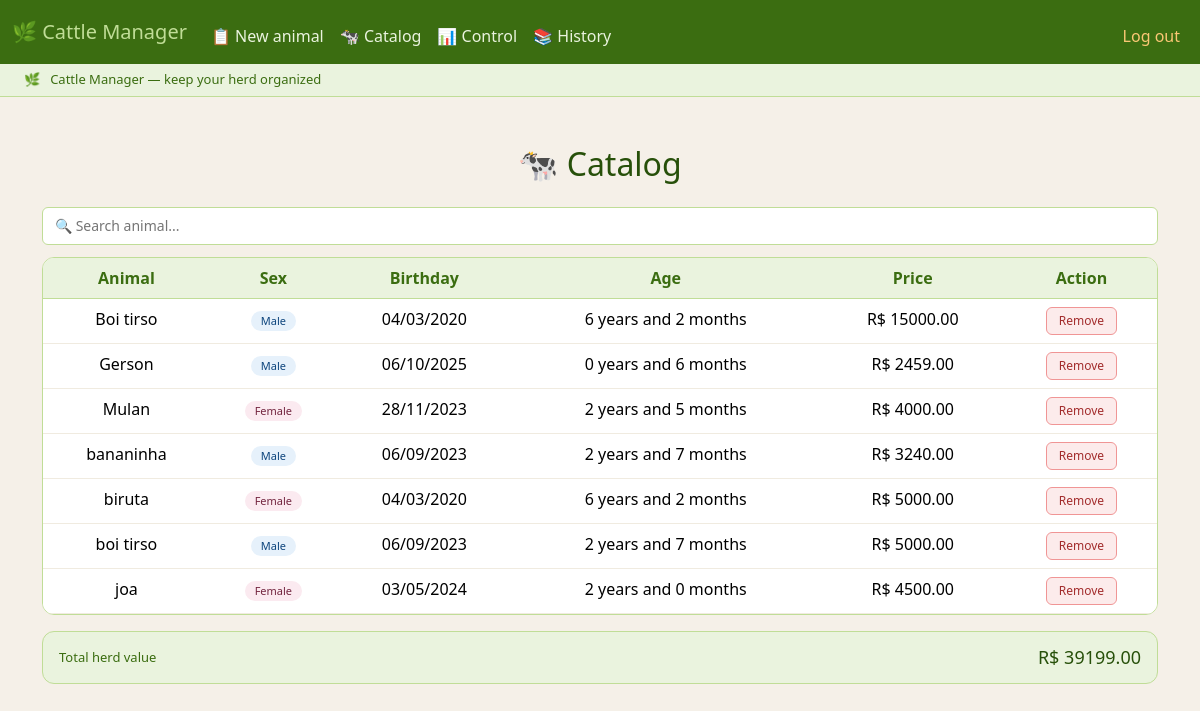
The app's page /catalog (signed in) with its own data.
### tables this page shows
CREATE TABLE animais (
        id              INTEGER PRIMARY KEY AUTOINCREMENT,
        user_id         INTEGER NOT NULL,
        identificacao   TEXT    NOT NULL,
        data_nascimento DATE    NOT NULL,
        valor           REAL    NOT NULL,
        raca            TEXT,
        criado_em       DATETIME DEFAULT CURRENT_TIMESTAMP, sexo TEXT, removal_reason TEXT,
        FOREIGN KEY (user_id) REFERENCES users(id),
        UNIQUE (user_id, identificacao)
    );

### app.py (the view)
@app.route("/catalog")
@login_required
def catalog():
    catalogs = db.execute(
        "SELECT id, identificacao, data_nascimento, valor, sexo FROM animais WHERE user_id = :user_id",
        user_id=session["user_id"]
    )
    hoje = date.today()
    for catalog in catalogs:
        nascimento = datetime.strptime(catalog["data_nascimento"], "%d/%m/%Y").date()
        anos = hoje.year - nascimento.year
        meses = hoje.month - nascimento.month
        if hoje.day < nascimento.day:
            meses -= 1
        if meses < 0:
            anos -= 1
            meses += 12
        catalog["idade"] = f"{anos} years and {meses} months"
    total = sum(catalog["valor"] for catalog in catalogs)
    return render_template("catalog.html", catalogs=catalogs, total=total)

### app.py (called while the page is built)
@app.after_request
def after_request(response):
    response.headers["Cache-Control"] = "no-cache, no-store, must-revalidate"
    response.headers["Expires"] = 0
    response.headers["Pragma"] = "no-cache"
    return response

### helpers.py (called while the page is built)
def login_required(f):
    @wraps(f)
    def decorated_function(*args, **kwargs):
        if session.get("user_id") is None:
            return redirect("/login")
        return f(*args, **kwargs)
    return decorated_function

### templates/catalog.html (shortened to what this page needs)
{% extends "layout.html" %}
{% block main %}
    <h2 style="color: #27500A; display: flex; align-items: center; justify-content: center; gap: 8px; margin-bottom: 1.5rem;">
        &#128004; Catalog
    </h2>
    <div style="margin-bottom: 12px;">
        <input type="text" id="search" placeholder="&#128269; Search animal..."
            style="width: 100%; height: 38px; padding: 6px 12px; border: 1px solid #C0DD97; border-radius: 6px; font-size: 14px; outline: none;">
    </div>
    <div style="background: #fff; border: 0.5px solid #C0DD97; border-radius: 12px; overflow: hidden; margin-bottom: 1rem;">
        <table class="table mb-0">
            <thead>
                <tr>
                    <th style="background: #EAF3DE; color: #3B6D11; border-color: #C0DD97;">Animal</th>
                    <th style="background: #EAF3DE; color: #3B6D11; border-color: #C0DD97;">Sex</th>
                    <th style="background: #EAF3DE; color: #3B6D11; border-color: #C0DD97;">Birthday</th>
                    <th style="background: #EAF3DE; color: #3B6D11; border-color: #C0DD97;">Age</th>
                    <th style="background: #EAF3DE; color: #3B6D11; border-color: #C0DD97;">Price</th>
                    <th style="background: #EAF3DE; color: #3B6D11; border-color: #C0DD97;">Action</th>
                </tr>
            </thead>
            <tbody id="tableBody">
                {% for catalog in catalogs %}
                <tr>
                    <td style="border-color: #f0ebe0;">{{ catalog.identificacao }}</td>
                    <td style="border-color: #f0ebe0;">
                        {% if catalog.sexo == "Female" %}
                            <span style="background: #FBEAF0; color: #72243E; font-size: 11px; padding: 2px 10px; border-radius: 20px; display: inline-block;">
                                Female
                            </span>
                        {% else %}
                            <span style="background: #E6F1FB; color: #0C447C; font-size: 11px; padding: 2px 10px; border-radius: 20px; display: inline-block;">
                                Male
                            </span>
                        {% endif %}
                    </td>
                    <td style="border-color: #f0ebe0;">{{ catalog.data_nascimento }}</td>
                    <td style="border-color: #f0ebe0;">{{ catalog.idade }}</td>
                    <td style="border-color: #f0ebe0;">R$ {{ "%.2f"|format(catalog.valor) }}</td>
                    <td style="border-color: #f0ebe0;">
                        <a href="{{ url_for('history') }}"
                           style="background: #FCEBEB; color: #A32D2D; border: 0.5px solid #F09595; border-radius: 6px; padding: 4px 12px; font-size: 12px; text-decoration: none; display: inline-block;">
                            Remove
                        </a>
                    </td>
                </tr>
                {% else %}
                <tr>
                    <td colspan="6" style="text-align: center; color: #888780; padding: 1.5rem;">
                        No animals in the catalog yet.
                    </td>
                </tr>
                {% endfor %}
            </tbody>
        </table>
    </div>
    <div style="display: flex; justify-content: space-between; align-items: center; background: #EAF3DE; border: 0.5px solid #C0DD97; border-radius: 12px; padding: 12px 16px;">
        <span style="font-size: 13px; color: #3B6D11;">Total herd value</span>
        <span style="font-size: 18px; font-weight: 500; color: #27500A;">R$ {{ "%.2f"|format(total) }}</span>
    </div>
{% endblock %}

### templates/layout.html (shortened to what this page needs)
<!DOCTYPE html>
<html lang="en">
<head>
    <link href="https://cdn.jsdelivr.net/npm/bootstrap@5.3.8/dist/css/bootstrap.min.css" rel="stylesheet">
    <link href="/static/styles.css" rel="stylesheet">
</head>
<body style="background-color: #f5f0e8;">
    <nav class="navbar navbar-expand-md" style="background-color: #3B6D11;">
        <div class="container-fluid">
            <a class="navbar-brand fw-500" href="/" style="color: #C0DD97;">
                &#127807; Cattle Manager
            </a>
            <div class="collapse navbar-collapse" id="navbar">
                {% if session["user_id"] %}
                    <ul class="navbar-nav me-auto mt-2">
                        <li class="nav-item"><a class="nav-link" href="/new"     style="color: #EAF3DE;">&#128203; New animal</a></li>
                        <li class="nav-item"><a class="nav-link" href="/catalog" style="color: #EAF3DE;">&#128004; Catalog</a></li>
                        <li class="nav-item"><a class="nav-link" href="/control" style="color: #EAF3DE;">&#128202; Control</a></li>
                        <li class="nav-item"><a class="nav-link" href="/history" style="color: #EAF3DE;">&#128218; History</a></li>
                    </ul>
                    <ul class="navbar-nav ms-auto mt-2">
                        <li class="nav-item"><a class="nav-link" href="/logout" style="color: #FAC775;">Log out</a></li>
                    </ul>
                {% else %}
                    <ul class="navbar-nav ms-auto mt-2">
                        <li class="nav-item"><a class="nav-link" href="/register" style="color: #EAF3DE;">Register</a></li>
                        <li class="nav-item"><a class="nav-link" href="/login"    style="color: #FAC775;">Log in</a></li>
                    </ul>
                {% endif %}
            </div>
        </div>
    </nav>
    <div style="background: #EAF3DE; border-bottom: 1px solid #C0DD97; padding: 6px 1.5rem; font-size: 13px; color: #3B6D11;">
        &#127807; &nbsp; Cattle Manager — keep your herd organized
    </div>
    <main class="container py-5 text-center">
        {% block main %}{% endblock %}
    </main>
</body>
</html>

### static/styles.css (style rules this page uses)
.table thead th { background-color: #EAF3DE; color: #3B6D11; border-color: #C0DD97; }
.table { border-color: #C0DD97; }

### records on screen
animais: identificacao "Boi tirso", sexo "Male", data_nascimento "04/03/2020", idade "6 years and 2 months", valor "15000.00"
animais: identificacao "Gerson", sexo "Male", data_nascimento "06/10/2025", idade "0 years and 6 months", valor "2459.00"
animais: identificacao "Mulan", sexo "Female", data_nascimento "28/11/2023", idade "2 years and 5 months", valor "4000.00"
animais: identificacao "bananinha", sexo "Male", data_nascimento "06/09/2023", idade "2 years and 7 months", valor "3240.00"
animais: identificacao "biruta", sexo "Female", data_nascimento "04/03/2020", idade "6 years and 2 months", valor "5000.00"
animais: identificacao "boi tirso", sexo "Male", data_nascimento "06/09/2023", idade "2 years and 7 months", valor "5000.00"
animais: identificacao "joa", sexo "Female", data_nascimento "03/05/2024", idade "2 years and 0 months", valor "4500.00"

### other values on screen
{{ "%.2f"|format(total) }} "39199.00"
